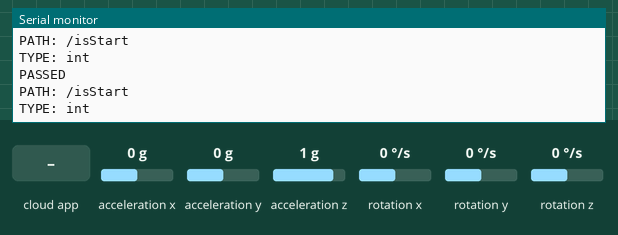
Bench run of a sketch on a simulated ESP8266 (NodeMCU). Parts: the last lines printed to the serial monitor. Inputs (shaded band) come from the test bench; at power-on: acceleration x 0 g, acceleration y 0 g, acceleration z 1 g, rotation x 0 °/s, rotation y 0 °/s, rotation z 0 °/s. WiFi joins after 1.5 s; servers stay silent unless stated; the Firebase database answers and starts empty.

Above: at 2.7 s.
2.8 s: the phone or cloud app sets isStart to 1
At 5.0 s:
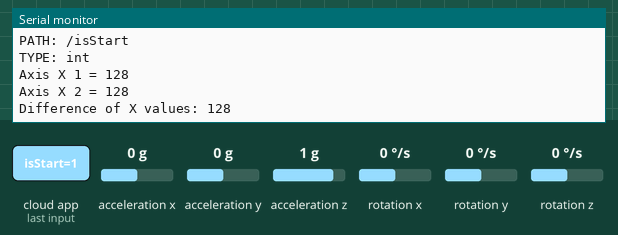
5.8 s: acceleration x set to -1.4 g
At 6.5 s:
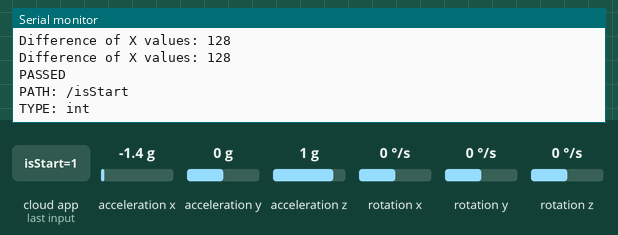
7.3 s: acceleration x set to -0.8 g
Timing chart, 0 to 10.3 s (numbered marks = the images above; inputs shaded):
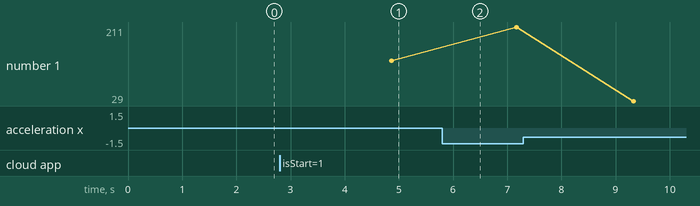

The sketch:

Firebase-Connect.ino
```cpp
#include "Wire.h"
#include "I2Cdev.h"
#include "MPU6050.h"
#include <Arduino.h>
#if defined(ESP32)
  #include <WiFi.h>
#elif defined(ESP8266)
  #include <ESP8266WiFi.h>
#endif
#include <Firebase_ESP_Client.h>
#include "addons/TokenHelper.h"
#include "addons/RTDBHelper.h"
// WiFi credentials
#define WIFI_SSID     "Kfirs Phone"
#define WIFI_PASSWORD "Kfir@326158813"

// Firebase credentials
#define API_KEY       "AIzaSyCVEjwukELHMRqnj6yjIvmQcDVdPtR5zD4"
#define DATABASE_URL  "https://finalproj155-default-rtdb.firebaseio.com/"
FirebaseData fbdo;

FirebaseAuth auth;
FirebaseConfig config;

unsigned long sendDataPrevMillis = 0;
int count = 0;
bool signupOK = false;
int intValue = 0;
int maxNumber = 1000;

MPU6050 mpu;
int16_t ax, ay, az;
int16_t gx, gy, gz;

MPU6050 mpu2;
int16_t ax2, ay2, az2;
int16_t gx2, gy2, gz2;

struct MyData {
  byte X;
  byte Y;
  byte Z;
};

MyData data;
void setup(){
  Serial.begin(115200);
   Wire.begin();
  mpu.initialize();
  mpu2.initialize();
  WiFi.begin(WIFI_SSID, WIFI_PASSWORD);
  Serial.print("Connecting to Wi-Fi");
  while (WiFi.status() != WL_CONNECTED){
    Serial.print(".");
    delay(300);
  }
  Serial.println();
  Serial.print("Connected with IP: ");
  Serial.println(WiFi.localIP());
  Serial.println();

  /* Assign the api key (required) */
  config.api_key = API_KEY;

  /* Assign the RTDB URL (required) */
  config.database_url = DATABASE_URL;

  /* Sign up */
  if (Firebase.signUp(&config, &auth, "", "")){
    Serial.println("ok");
    signupOK = true;
  }
  else{
    Serial.printf("%s\n", config.signer.signupError.message.c_str());
  }

  /* Assign the callback function for the long running token generation task */
  config.token_status_callback = tokenStatusCallback; //see addons/TokenHelper.h

  Firebase.begin(&config, &auth);
  Firebase.reconnectWiFi(true);
}

void loop(){
    if (Firebase.ready() && signupOK && (millis() - sendDataPrevMillis > 300 || sendDataPrevMillis == 0)) {
    sendDataPrevMillis = millis();


    if (Firebase.RTDB.getInt(&fbdo, "/isStart")) {
      if(fbdo.dataType()=="int"){
        intValue = fbdo.intData();
        if(intValue == 1){
       delay(2000); // Delay for 2 seconds for readability

  // Read data from MPU1
  mpu.getMotion6(&ax, &ay, &az, &gx, &gy, &gz);
  data.X = map(ax, -17000, 17000, 0, 255 ); // X axis data
  data.Y = map(ay, -17000, 17000, 0, 255);
  data.Z = map(az, -17000, 17000, 0, 255);  // Y axis data

  // Print data from MPU1
  Serial.print("Axis X 1 = ");
  Serial.println(data.X);

  // Read data from MPU2
  mpu2.getMotion6(&ax2, &ay2, &az2, &gx2, &gy2, &gz2);
  data.X = map(ax2, -17000, 17000, 0, 255 ); // X axis data
  data.Y = map(ay2, -17000, 17000, 0, 255);
  data.Z = map(az2, -17000, 17000, 0, 255);  // Y axis data

  // Print data from MPU2
  Serial.print("Axis X 2 = ");
  Serial.println(data.X);

  // Calculate the difference of X values
  int16_t diffX = ax2 - ax;
  data.X = map(diffX, -34000, 34000, 0, 255);

  // Print the difference of X values
  Serial.print("Difference of X values: ");
  Serial.println(data.X);
if(maxNumber > data.X){
  maxNumber = data.X;

if(Firebase.RTDB.setInt(&fbdo,"/angle" , data.X)){
  Serial.print("Difference of X values: ");
  Serial.println(data.X);
}
}

        }
      }
    Serial.println("PASSED");
    Serial.println("PATH: " + fbdo.dataPath());
    Serial.println("TYPE: " + fbdo.dataType());


  }
  else {
    Serial.println("FAILED");
    Serial.println("REASON: " + fbdo.errorReason());
  }
  }
}
```

Measured:
- after the input at 2.8 s, the serial monitor: prints a new line after 2.1 s (image 1)
- plotted number 1: 128 → 211 after the input at 5.8 s, 211 → 29 after the input at 7.3 s
